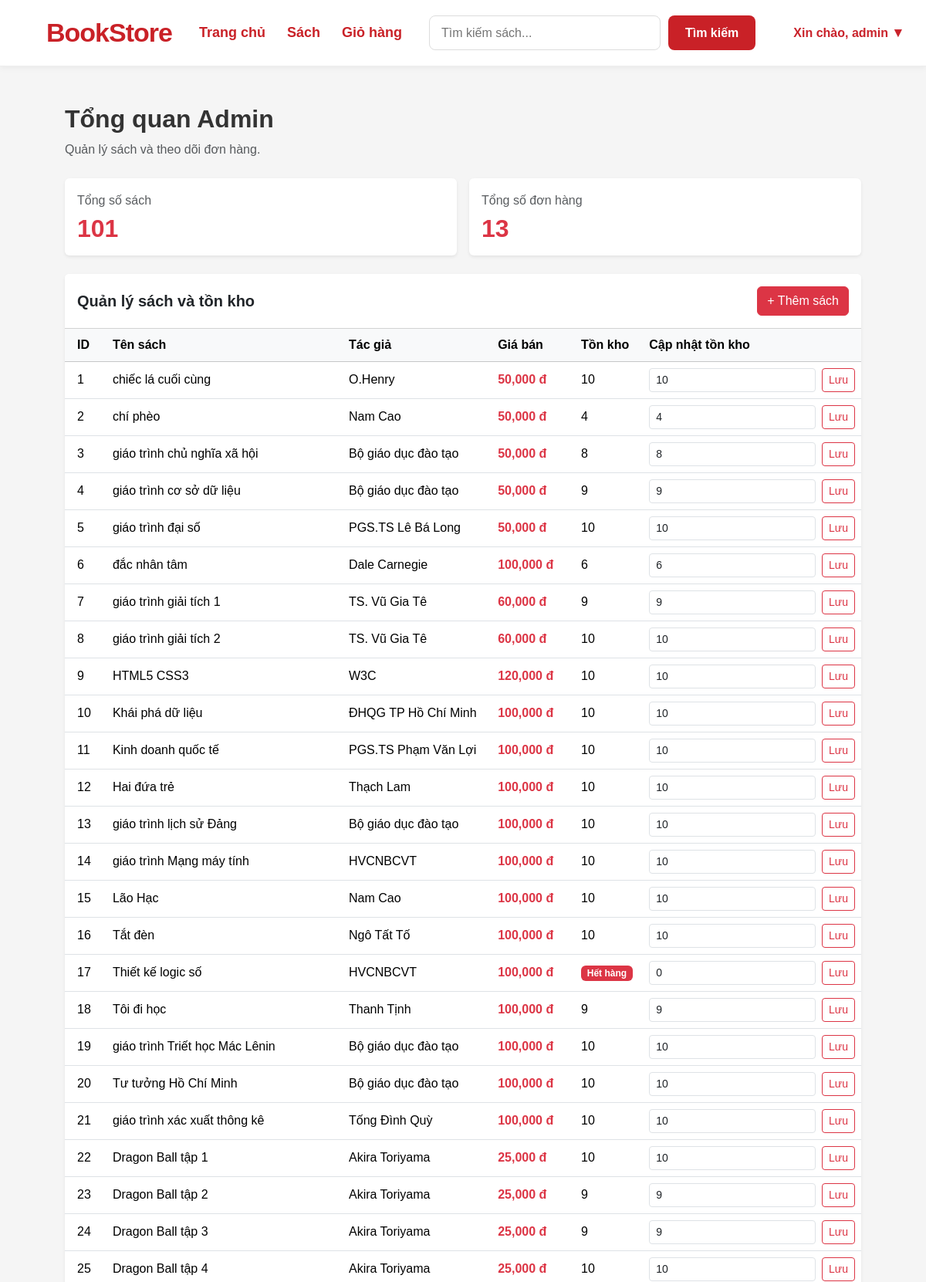
The page /admin (signed in, upper part) on the database its author committed.
### app/models.py (models this page shows)
class Book(db.Model):
    id = db.Column(db.Integer, primary_key=True)
    title = db.Column(db.String(150), nullable=False)
    author = db.Column(db.String(100), nullable=False)
    price = db.Column(db.Float, nullable=False)
    description = db.Column(db.Text)
    image_url = db.Column(db.String(255))
    stock = db.Column(db.Integer, default=0)

### app/routes.py (the view)
@app.route('/admin')
@admin_required
def admin_dashboard():
    books = Book.query.all()
    orders = Order.query.order_by(Order.created_at.desc()).all()
    return render_template('admin/dashboard.html', books=books, orders=orders)

### app/routes.py (called while the page is built)
def admin_required(f):
    @wraps(f)
    def decorated_function(*args, **kwargs):
        if 'user_id' not in session:
            return jsonify({'status': 'error', 'message': 'Vui lòng đăng nhập!'}), 401
        if session.get('role') != 'admin':
            return jsonify({'status': 'error', 'message': 'Bạn không có quyền Admin!'}), 403
        return f(*args, **kwargs)
    return decorated_function

### app/templates/admin/dashboard.html (shortened to what this page needs)
{% extends "base.html" %}
{% block content %}
<div class="container-fluid py-4 px-3 px-md-4">
    <div class="mb-4">
        <h2 class="fw-bold">Tổng quan Admin</h2>
        <p class="text-muted mb-0">Quản lý sách và theo dõi đơn hàng.</p>
    </div>
    <div class="row g-3 mb-4">
        <div class="col-12 col-md-6">
            <div class="card border-0 shadow-sm h-100">
                <div class="card-body">
                    <p class="text-muted mb-1">Tổng số sách</p>
                    <h2 class="text-danger fw-bold mb-0">
                        {{ books|length }}
                    </h2>
                </div>
            </div>
        </div>
        <div class="col-12 col-md-6">
            <div class="card border-0 shadow-sm h-100">
                <div class="card-body">
                    <p class="text-muted mb-1">Tổng số đơn hàng</p>
                    <h2 class="text-danger fw-bold mb-0">
                        {{ orders|length }}
                    </h2>
                </div>
            </div>
        </div>
    </div>
    <div class="card border-0 shadow-sm mb-4">
        <div class="card-header bg-white py-3">
            <div class="d-flex justify-content-between align-items-center flex-wrap gap-2">
                <h5 class="fw-bold mb-0">Quản lý sách và tồn kho</h5>
                <a href="{{ url_for('admin_add_book') }}"
                   class="btn btn-danger">
                    + Thêm sách
                </a>
            </div>
        </div>
        <div class="table-responsive">
            <table class="table table-hover align-middle mb-0">
                <thead class="table-light">
                    <tr>
                        <th class="ps-3">ID</th>
                        <th>Tên sách</th>
                        <th>Tác giả</th>
                        <th>Giá bán</th>
                        <th>Tồn kho</th>
                        <th>Cập nhật tồn kho</th>
                    </tr>
                </thead>
                <tbody>
                    {% for book in books %}
                    <tr>
                        <td class="ps-3">{{ book.id }}</td>
                        <td>{{ book.title }}</td>
                        <td>{{ book.author }}</td>
                        <td class="text-danger fw-semibold">
                            {{ "{:,.0f}".format(book.price|float) }} đ
                        </td>
                        <td>
                            {% if book.stock == 0 %}
                                <span class="badge bg-danger">Hết hàng</span>
                            {% else %}
                                {{ book.stock }}
                            {% endif %}
                        </td>
                        <td>
                            <form method="POST"
                                  action="{{ url_for('admin_update_stock', book_id=book.id) }}"
                                  class="d-flex gap-2"
                                  style="min-width: 190px;">
                                <input type="number" name="stock"
                                       class="form-control form-control-sm"
                                       min="0" value="{{ book.stock }}"
                                       required>
                                <button type="submit"
                                        class="btn btn-sm btn-outline-danger">
                                    Lưu
                                </button>
                            </form>
                        </td>
                    </tr>
                    {% else %}
                    <tr>
                        <td colspan="6" class="text-center text-muted py-4">
                            Chưa có sách trong cơ sở dữ liệu.
                        </td>
                    </tr>
                    {% endfor %}
                </tbody>
            </table>
        </div>
    </div>
</div>
{% endblock %}

### app/static/css/style.css (style rules this page uses)
*, *::before, *::after { box-sizing: border-box; }
html { font-family: "Segoe UI", Arial, sans-serif; -webkit-text-size-adjust: 100%; text-size-adjust: 100%; }
body { margin: 0; padding: 0; font-family: "Segoe UI", Arial, sans-serif; font-size: 16px; font-weight: 400; line-height: 1.6; color: #333; background-color: #f5f5f5; }
h1, h2, h3, h4, h5, h6, p, span, a, label, button, input, textarea, select, option, strong, small, li, td, th { font-family: inherit; }
button, input, textarea, select { font-size: inherit; }
a { color: inherit; text-decoration: none; }
h1, h2, h3, h4, h5, h6, p { overflow-wrap: break-word; }
body { font-family: Arial, Helvetica, sans-serif; color: #333; background-color: #f5f5f5; line-height: 1.6; }
button, input, textarea, select { font-family: inherit; font-size: inherit; }

### rows shown on the page
Book: id "1", title "chiếc lá cuối cùng", author "O.Henry", price "50,000", stock "10"
Book: id "2", title "chí phèo", author "Nam Cao", price "50,000", stock "4"
Book: id "3", title "giáo trình chủ nghĩa xã hội", author "Bộ giáo dục đào tạo", price "50,000", stock "8"
Book: id "4", title "giáo trình cơ sở dữ liệu", author "Bộ giáo dục đào tạo", price "50,000", stock "9"
Book: id "5", title "giáo trình đại số", author "PGS.TS Lê Bá Long", price "50,000", stock "10"
Book: id "6", title "đắc nhân tâm", author "Dale Carnegie", price "100,000", stock "6"
Book: id "7", title "giáo trình giải tích 1", author "TS. Vũ Gia Tê", price "60,000", stock "9"
Book: id "8", title "giáo trình giải tích 2", author "TS. Vũ Gia Tê", price "60,000", stock "10"
Book: id "9", title "HTML5 CSS3", author "W3C", price "120,000", stock "10"
Book: id "10", title "Khái phá dữ liệu", author "ĐHQG TP Hồ Chí Minh", price "100,000", stock "10"
Book: id "11", title "Kinh doanh quốc tế", author "PGS.TS Phạm Văn Lợi", price "100,000", stock "10"
Book: id "12", title "Hai đứa trẻ", author "Thạch Lam", price "100,000", stock "10"
Book: id "13", title "giáo trình lịch sử Đảng", author "Bộ giáo dục đào tạo", price "100,000", stock "10"
Book: id "14", title "giáo trình Mạng máy tính", author "HVCNBCVT", price "100,000", stock "10"
Book: id "15", title "Lão Hạc", author "Nam Cao", price "100,000", stock "10"
Book: id "16", title "Tắt đèn", author "Ngô Tất Tố", price "100,000", stock "10"
Book: id "17", title "Thiết kế logic số", author "HVCNBCVT", price "100,000", shows "Hết hàng", stock "0"
Book: id "18", title "Tôi đi học", author "Thanh Tịnh", price "100,000", stock "9"
Book: id "19", title "giáo trình Triết học Mác Lênin", author "Bộ giáo dục đào tạo", price "100,000", stock "10"
Book: id "20", title "Tư tưởng Hồ Chí Minh", author "Bộ giáo dục đào tạo", price "100,000", stock "10"
Book: id "21", title "giáo trình xác xuất thông kê", author "Tống Đình Quỳ", price "100,000", stock "10"
Book: id "22", title "Dragon Ball tập 1", author "Akira Toriyama", price "25,000", stock "10"
Book: id "23", title "Dragon Ball tập 2", author "Akira Toriyama", price "25,000", stock "9"
Book: id "24", title "Dragon Ball tập 3", author "Akira Toriyama", price "25,000", stock "9"
Book: id "25", title "Dragon Ball tập 4", author "Akira Toriyama", price "25,000", stock "10"

### other values the page prints
{{ session.get('username', 'Tài khoản') }} "admin"
{{ books|length }} "101"
{{ orders|length }} "13"
